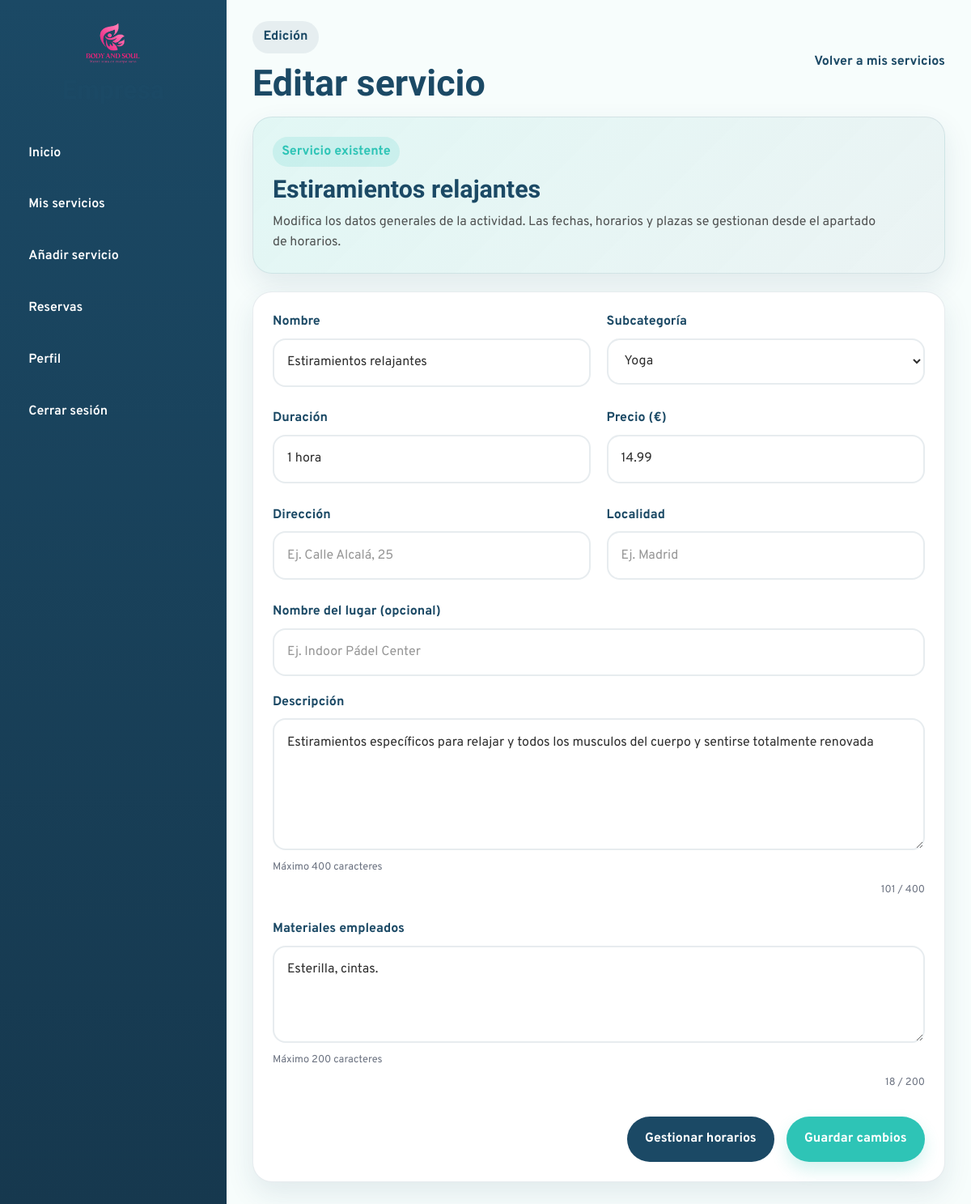
The app's page /Empresa/editar-servicio.php?id=85 (signed in) with its own data.
### tables this page shows
CREATE TABLE `servicio` (
  `id_servicio` int(11) NOT NULL,
  `id_empresa` int(11) NOT NULL,
  `nombre_servicio` varchar(150) NOT NULL,
  `descripcion` text DEFAULT NULL,
  `lugar` varchar(150) DEFAULT NULL,
  `id_categoria` int(11) NOT NULL,
  `precio` decimal(10,2) NOT NULL DEFAULT 0.00,
  `duracion` varchar(50) DEFAULT NULL,
  `materiales` text DEFAULT NULL,
  `estado` enum('activo','cancelado') NOT NULL DEFAULT 'activo'
);

CREATE TABLE `categoria` (
  `id_categoria` int(11) NOT NULL,
  `nombre` varchar(100) NOT NULL,
  `id_categoria_padre` int(11) DEFAULT NULL
);

### bd/bdact.php (called while the page is built, shortened)
<?php
class bdact{
public $pdo = "";
public function __construct($host,$port,$db,$user,$pass) {
    $this->pdo = new PDO("mysql:host=".$host.";port=".$port.";dbname=".$db.";charset=utf8", $user, $pass);
    }
public function ObtenerIdCategoriaPorNombre($nombreCategoria){
    $sentencia = "SELECT id_categoria
            FROM categoria
            WHERE nombre = :nombre
            LIMIT 1";
    $ejecuccion = $this->pdo->prepare($sentencia);
    $ejecuccion->execute([
        ":nombre" => $nombreCategoria
    ]);
    $fila = $ejecuccion->fetch(PDO::FETCH_ASSOC);
    return $fila["id_categoria"];
}
public function obtenerSubcat($idcatpadre){
    $sentencia = "SELECT * FROM categoria WHERE id_categoria_padre = :idcatpadre ORDER BY nombre ASC";
    $ejecuccion = $this->pdo->prepare($sentencia);
    $ejecuccion->execute([
        ":idcatpadre" => $idcatpadre
    ]);
    $fila=$ejecuccion->fetchAll(PDO::FETCH_ASSOC);
    return $fila;
}
public function obtenerActividadPorId($idServicio){
    $sentencia = "SELECT * FROM servicio WHERE id_servicio = :id_servicio AND estado = 'activo'";
    $ejecucion = $this->pdo->prepare($sentencia);
    $ejecucion->execute([
        ":id_servicio" => $idServicio
    ]);
    $fila = $ejecucion->fetch(PDO::FETCH_ASSOC);
    return $fila;
}
}
?>

### bd/bdempresa.php (called while the page is built, shortened)
<?php
class bdempresa{
public $pdo = "";
public function __construct($host,$port,$db,$user,$pass) {
    $this->pdo = new PDO("mysql:host=".$host.";port=".$port.";dbname=".$db.";charset=utf8", $user, $pass);
    }
public function sacardatosempresa($idEmpresa){
    $sentencia = "SELECT * FROM empresa WHERE id_empresa = :id LIMIT 1";
    $ejecucion = $this->pdo->prepare($sentencia);
    $ejecucion->execute([
        ":id" => $idEmpresa
    ]);
    $empresa = $ejecucion->fetch(PDO::FETCH_ASSOC);
    return $empresa;
}
}
?>

### Empresa/editar-servicio.php (the view, shortened to what this page needs)
<?php
require_once("head.php");
require_once("../bd/bdempresa.php");
$idEmpresa = $_SESSION["empresa"];
$idServicio = (int) $_GET["id"];
$empresa = $bdempre->sacardatosempresa($idEmpresa);
$idCategoriaPadre = $bdact->ObtenerIdCategoriaPorNombre($empresa["categoria_empresa"]);
$subcat = $bdact->obtenerSubcat($idCategoriaPadre);
$servicio = $bdact->obtenerActividadPorId($idServicio);
$nombre_servicio = $servicio["nombre_servicio"];
$id_categoria = $servicio["id_categoria"];
$duracion = $servicio["duracion"];
$precio = $servicio["precio"];
$descripcion = $servicio["descripcion"];
$materiales = $servicio["materiales"];
$direccion_lugar = "";
$localidad_lugar = "";
$nombre_lugar = "";
?>
<div class="company-main">
  <header class="company-topbar">
    <div class="company-topbar-left">
      <span class="company-page-tag">Edición</span>
      <h2>Editar servicio</h2>
    </div>
    <div class="company-topbar-right">
      <a href="mis-servicios.php" class="company-back-link">Volver a mis servicios</a>
    </div>
  </header>
  <main class="company-content">
    <section class="company-form-hero">
      <div>
        <span class="company-section-badge">Servicio existente</span>
        <h3><?= htmlspecialchars($servicio["nombre_servicio"]) ?></h3>
        <p>
          Modifica los datos generales de la actividad. Las fechas, horarios y plazas se gestionan desde el apartado de horarios.
        </p>
      </div>
    </section>
    <section class="company-form-card">
      <form action="" method="post" class="company-service-form">
        <div class="form-grid">
          <div class="form-group">
            <label for="nombre_servicio">Nombre</label>
            <input
              type="text"
              id="nombre_servicio"
              name="nombre_servicio"
              value="<?php echo htmlspecialchars($nombre_servicio); ?>"
            >
          </div>
          <div class="form-group">
            <label for="id_categoria">Subcategoría</label>
            <select id="id_categoria" name="id_categoria">
              <?php foreach($subcat as $subcategoria){ ?>
                <option
                  value="<?php echo $subcategoria["id_categoria"]; ?>"
                  <?php if($id_categoria == $subcategoria["id_categoria"]){ echo "selected"; } ?>
                >
                  <?php echo $subcategoria["nombre"]; ?>
                </option>
              <?php } ?>
            </select>
          </div>
          <div class="form-group">
            <label for="duracion">Duración</label>
            <input
              type="text"
              id="duracion"
              name="duracion"
              placeholder="Ej. 1 hora y 30 minutos"
              value="<?php echo htmlspecialchars($duracion); ?>"
            >
          </div>
          <div class="form-group">
            <label for="precio">Precio (€)</label>
            <input
              type="number"
              id="precio"
              name="precio"
              min="0"
              step="0.01"
              value="<?php echo htmlspecialchars($precio); ?>"
            >
          </div>
          <div class="form-group">
            <label for="direccion_lugar">Dirección</label>
            <input
              type="text"
              id="direccion_lugar"
              name="direccion_lugar"
              placeholder="Ej. Calle Alcalá, 25"
              value="<?php echo htmlspecialchars($direccion_lugar); ?>"
            >
          </div>
          <div class="form-group">
            <label for="localidad_lugar">Localidad</label>
            <input
              type="text"
              id="localidad_lugar"
              name="localidad_lugar"
              placeholder="Ej. Madrid"
              value="<?php echo htmlspecialchars($localidad_lugar); ?>"
            >
          </div>
          <div class="form-group full-width">
            <label for="nombre_lugar">Nombre del lugar <span class="optional-label">(opcional)</span></label>
            <input
              type="text"
              id="nombre_lugar"
              name="nombre_lugar"
              placeholder="Ej. Indoor Pádel Center"
              value="<?php echo htmlspecialchars($nombre_lugar); ?>"
            >
          </div>
          <div class="form-group full-width">
            <label for="descripcion">Descripción</label>
            <textarea
              id="descripcion"
              name="descripcion"
              rows="5"
              maxlength="400"
            ><?php echo htmlspecialchars($descripcion); ?></textarea>
            <small class="form-hint">Máximo 400 caracteres</small>
            <small id="contadorDescripcion" class="form-counter">0 / 400</small>
          </div>
          <div class="form-group full-width">
            <label for="materiales">Materiales empleados</label>
            <textarea
              id="materiales"
              name="materiales"
              rows="3"
              maxlength="200"
            ><?php echo htmlspecialchars($materiales); ?></textarea>
            <small class="form-hint">Máximo 200 caracteres</small>
            <small id="contadorMateriales" class="form-counter">0 / 200</small>
          </div>
        </div>
        <div class="form-actions">
          <a href="gestionar-horarios.php?idservicio=<?=$idServicio?>" class="btn-secondary-company">
            Gestionar horarios
          </a>
          <button type="submit" name="enviar" class="btn-primary-company">
            Guardar cambios
          </button>
        </div>
      </form>
    </section>
  </main>
</div>
</body>
</html>

### css/empresa-styles/empresa-index.css (style rules this page uses)
:root { --company-primary: #1B4965; --company-primary-dark: #16384E; --company-secondary: #2EC4B6; --company-accent-soft: rgba(255, 143, 163, 0.16); --company-bg: #F7FDFC; --company-surface: #ffffff; --company-text: #2E2E2E; --company-border: rgba(27, 73, 101, 0.10); --company-shadow: 0 14px 34px rgba(27, 73, 101, 0.10); --company-radius: 24px; --company-transition: all 0.3s ease; }
* { box-sizing: border-box; }
body.company-body { margin: 0; font-family: "Overpass", sans-serif; background-color: var(--company-bg); color: var(--company-text); }
.company-main { display: flex; flex-direction: column; }
.company-topbar { display: flex; justify-content: space-between; align-items: center; gap: 1rem; padding: 1.6rem 2rem 1rem; }
.company-page-tag { display: inline-block; background-color: rgba(27, 73, 101, 0.08); color: var(--company-primary); padding: 0.45rem 0.85rem; border-radius: 999px; font-weight: 700; margin-bottom: 0.7rem; }
.company-topbar-left h2 { margin: 0; font-family: "Sansita", serif; color: var(--company-primary); font-size: clamp(2rem, 4vw, 2.8rem); }
.company-content { padding: 0 2rem 2rem; }
.company-section-badge { display: inline-block; background-color: rgba(46, 196, 182, 0.14); color: var(--company-secondary); padding: 0.35rem 0.7rem; border-radius: 999px; font-weight: 700; margin-bottom: 0.7rem; }

### css/empresa-styles/perfil-empresa.css (style rules this page uses)
:root { --company-primary: #1B4965; --company-primary-dark: #16384E; --company-secondary: #2EC4B6; --company-accent: #FF8FA3; --company-bg: #F7FDFC; --company-surface: #ffffff; --company-text: #2E2E2E; --company-border: rgba(27, 73, 101, 0.10); --company-shadow: 0 14px 34px rgba(27, 73, 101, 0.10); --company-radius: 24px; --company-transition: all 0.3s ease; }
* { box-sizing: border-box; }
body.company-body { margin: 0; font-family: "Overpass", sans-serif; background-color: var(--company-bg); color: var(--company-text); }
.company-main { display: flex; flex-direction: column; }
.company-topbar { display: flex; justify-content: space-between; align-items: center; gap: 1rem; padding: 1.6rem 2rem 1rem; }
.company-page-tag { display: inline-block; background-color: rgba(27, 73, 101, 0.08); color: var(--company-primary); padding: 0.45rem 0.85rem; border-radius: 999px; font-weight: 700; margin-bottom: 0.7rem; }
.company-topbar-left h2 { margin: 0; font-family: "Sansita", serif; color: var(--company-primary); font-size: clamp(2rem, 4vw, 2.8rem); }
.company-content { padding: 0 2rem 2rem; }
.company-section-badge { display: inline-block; background-color: rgba(46, 196, 182, 0.14); color: var(--company-secondary); padding: 0.35rem 0.7rem; border-radius: 999px; font-weight: 700; margin-bottom: 0.7rem; }
.form-grid { display: grid; grid-template-columns: 1fr 1fr; gap: 1.2rem; }
.form-group { display: flex; flex-direction: column; gap: 0.45rem; }
.full-width { grid-column: 1 / -1; }
.form-group label { font-weight: 700; color: var(--company-primary); }
.form-group input, .form-group select, .form-group textarea { width: 100%; padding: 0.95rem 1rem; border-radius: 16px; border: 2px solid rgba(27, 73, 101, 0.10); background-color: #fff; color: var(--company-text); outline: none; transition: var(--company-transition); font: inherit; }
.form-group textarea { resize: vertical; min-height: 120px; }
.form-actions { display: flex; justify-content: flex-end; }
.btn-primary-company { border: none; border-radius: 999px; padding: 0.95rem 1.4rem; font-weight: 700; cursor: pointer; transition: var(--company-transition); background-color: var(--company-secondary); color: #fff; box-shadow: 0 10px 20px rgba(46, 196, 182, 0.2); }

### css/styles.css (style rules this page uses)
:root { --mint: #147a72; --navy: #1B4965; --pink: #b03a5b; --light: #F7FDFC; --dark: #2E2E2E; --white: #ffffff; --font-title: "Sansita Swashed", serif; --font-text: "Overpass", sans-serif; --radius-sm: 10px; --radius-md: 18px; --radius-lg: 28px; --shadow-soft: 0 10px 30px rgba(27, 73, 101, 0.12); --transition: all 0.3s ease; }
* { margin: 0; padding: 0; box-sizing: border-box; }
html { scroll-behavior: smooth; }
body { font-family: var(--font-text); color: var(--dark); background-color: var(--light); line-height: 1.6; }
a { text-decoration: none; color: inherit; }
button, input, select, textarea { font: inherit; }
h1, h2, h3, h4 { font-family: var(--font-title); color: var(--navy); line-height: 1.15; }

### records on screen
servicio: nombre_servicio "Estiramientos relajantes", id_categoria "Yoga", duracion "1 hora", precio "14.99", descripcion "Estiramientos específicos para relajar y todos los musculos del cuerpo y sentirse totalmente renovada", materiales "Esterilla, cintas."
